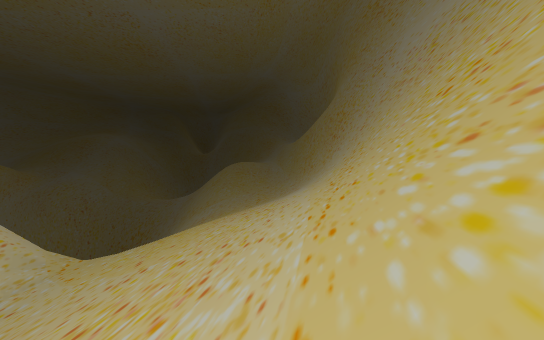
[1] (above)

24 first-person views from a walk through a Godot game level. The camera is 1.5 m above the floor, tilts 2° down and sees 90° across. The floor is counted in squares, 2 m on a side. Each view is taken from the middle of a square. On the plan, view 1 faces up. The plan holds only what a view shows up to about 10 squares ahead; the rest is blank. The place goes on beyond the plan.

[2]
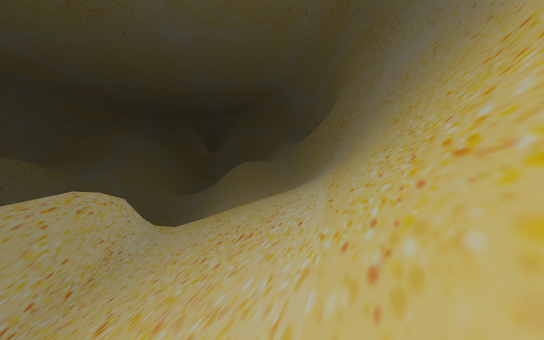

[3]
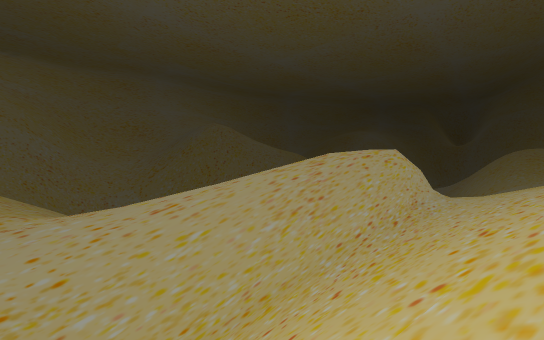

[4]
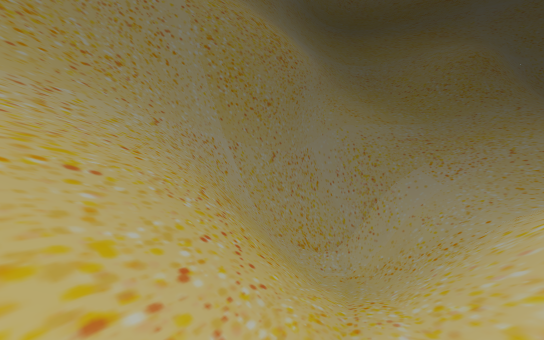

[5]
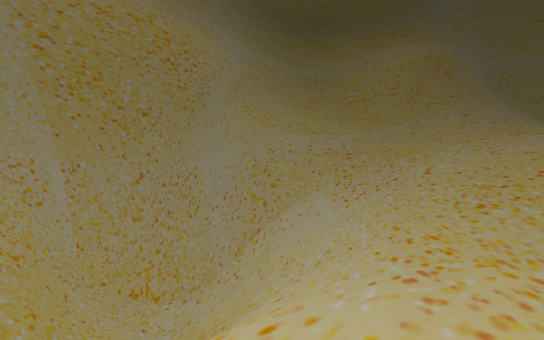

[6]
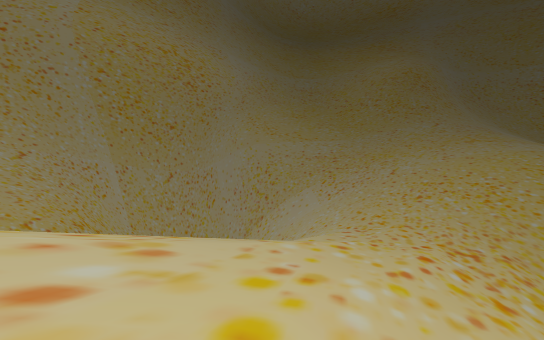

[7]
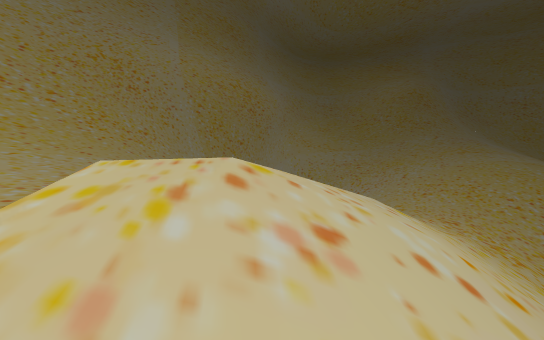

[8]
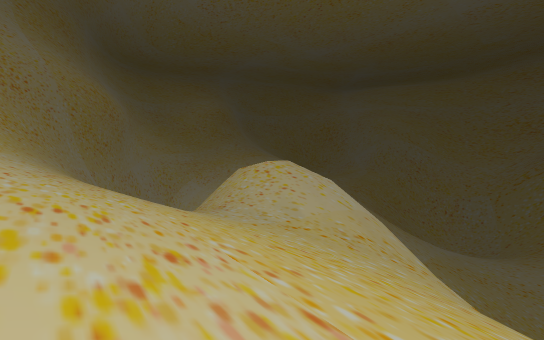

[9]
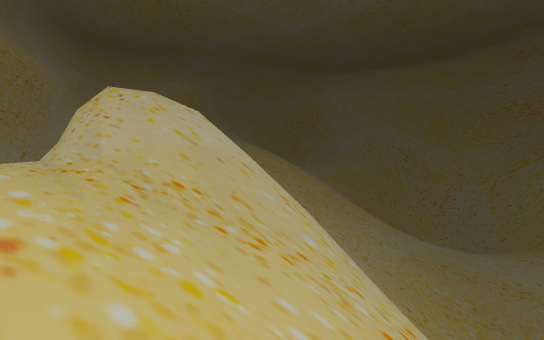

[10]
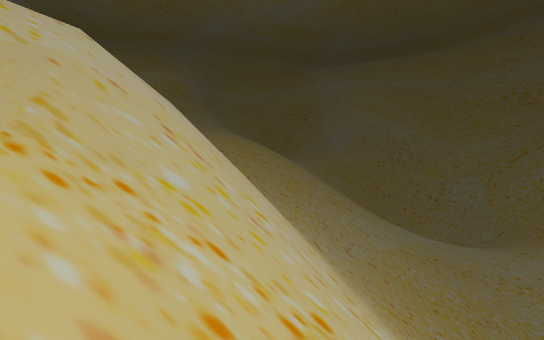

[11]
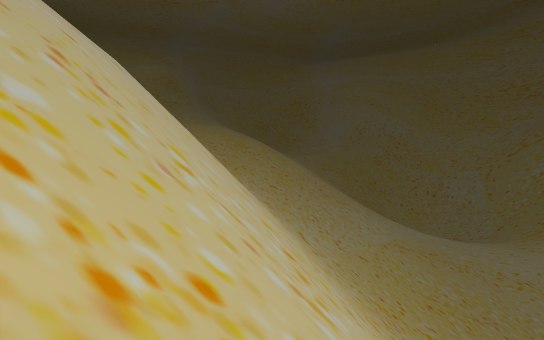

[12]
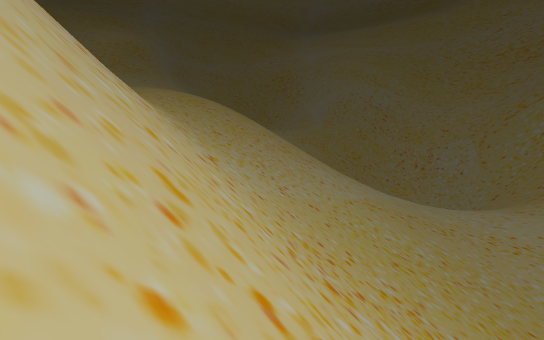

[13]
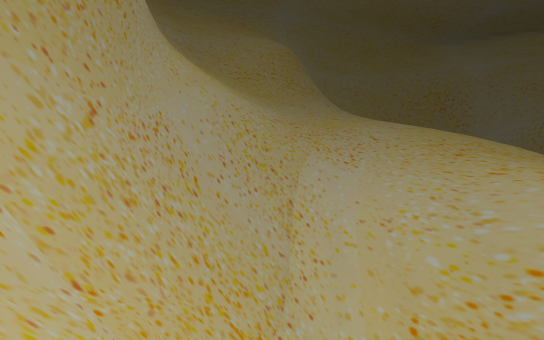

[14]
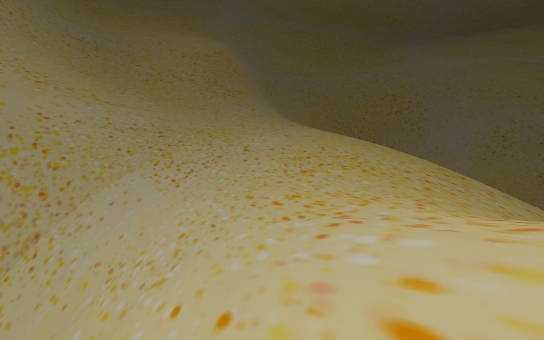

[15]
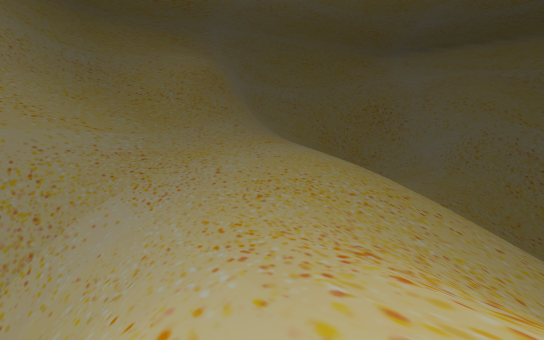

[16]
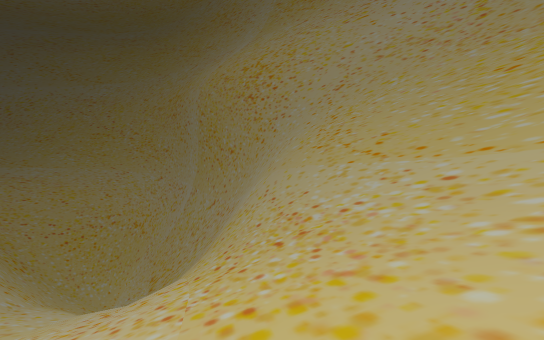

[17]
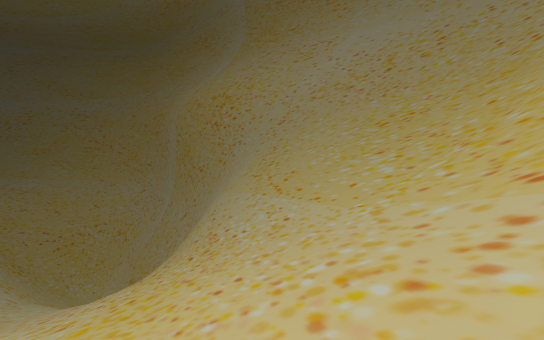

[18]
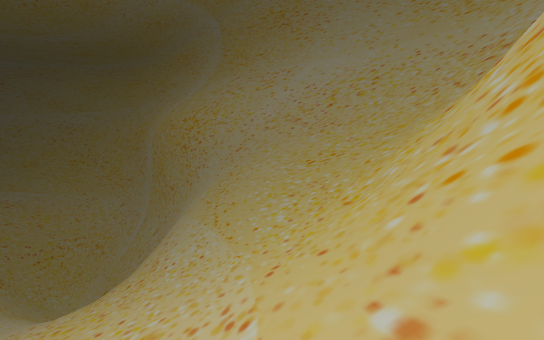

[19]
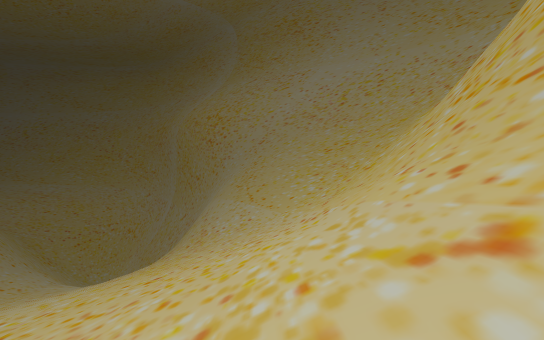

[20]
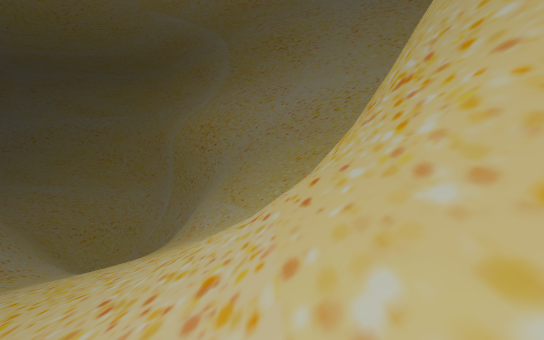

[21]
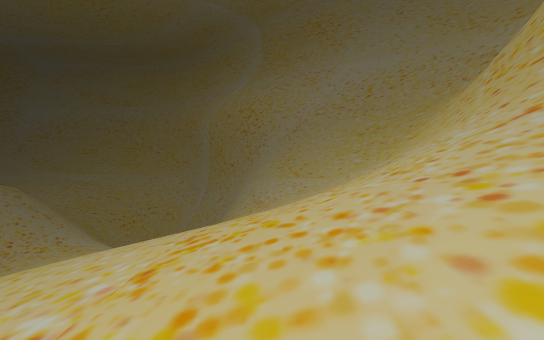

[22]
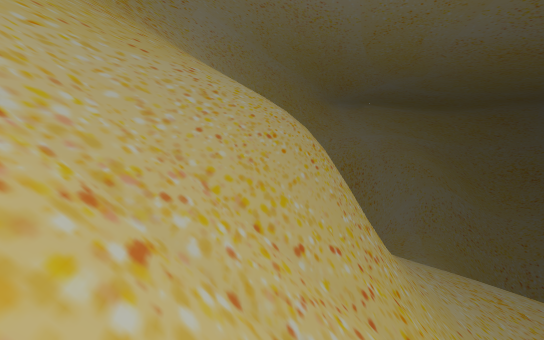

[23]
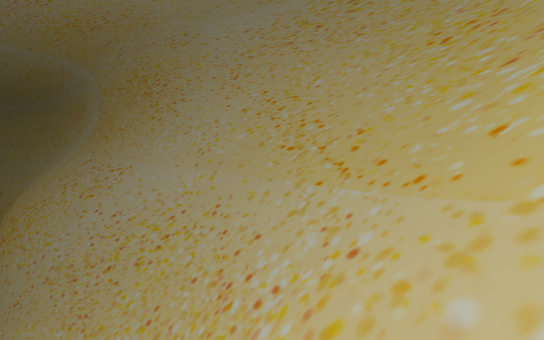

[24]
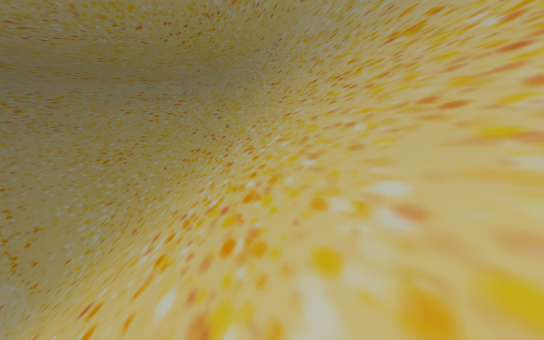

### Floor plan
Key: @ floor where view 1 was taken; # wall or solid block; x gap in a wall; . main floor; : floor 1.5 m higher than the main floor; - floor 1.75 m lower than the main floor; + floor 3.25 m higher than the main floor; * floor 4.75 m higher than the main floor; _ floor 6.5 m lower than the main floor; / step, stairs or slope; = window, fence, low wall or low ledge; v drop or lower ground.
Columns run from 26 left of view 1 to 3 right of it. Each row starts with its distance up from view 1.
 12  ////         /   //////  /
 11  ///////   //== ///////////
 10   ///////////##v/////////////#
  9    /////////==###v///////////#
  8     ////////####v////.///////#
  7      ///////#=#vv///#.://////#
  6       ///////=v  ///=:://////#
  5        ///////  ///*#.//////##
  4         ///    ///*/#.//////##
  3          //   ////+/=.//////#
  2              ///////////////#
  1             ///////=////////#
  0            ////////=//////@##
 -1    ////////////:///////////##
 -2    //////////.////////////##
 -3    ////////-/..///////////#
 -4    //////-/-..///=////////#
 -5     /////-/-.////////////##
 -6      ////..---//////////##
 -7       ////..//////_/====#
 -8       ////../////////####
 -9        /////////////###
-10      //////////////##
-11     /////////////###
-12    *////////////##
-13   **///////////##vv#
-14  /**///////////xvv##
-15 //*////////////=v##
-16  ////////////////#
-17  ///////////////##
-18 ////////////////#
-19  ####=/////////##
-20   #####=///////#
-21     vv###/////##
-22    v/vvv#/////##
-23    /////=/////##
-24    //////////###
-25     /////////=v#
-26    //////////###
-27    ///////////##
-28    ///////////#
-29    ##////////##
-30     ####////###
-31        ######

Where each view was taken, in squares from view 1:
view 1: 0 up, 0 right, facing up
view 2: 4 down, 1 left, facing up
view 3: 5 down, 3 left, facing up-left
view 4: 1 up, 6 left, facing down
view 5: 1 down, 11 left, facing down
view 6: 2 up, 11 left, facing down
view 7: 7 up, 8 left, facing down
view 8: 12 up, 0 right, facing down-left
view 9: 12 up, 5 left, facing down-left
view 10: 12 up, 7 left, facing down-left
view 11: 12 up, 8 left, facing down-left
view 12: 12 up, 12 left, facing down-left
view 13: 6 down, 5 left, facing down-left
view 14: 3 down, 10 left, facing down-left
view 15: 1 down, 10 left, facing down-left
view 16: 14 down, 19 left, facing right
view 17: 16 down, 21 left, facing right
view 18: 18 down, 22 left, facing right
view 19: 17 down, 24 left, facing right
view 20: 18 down, 26 left, facing right
view 21: 15 down, 26 left, facing right
view 22: 23 down, 13 left, facing left
view 23: 25 down, 18 left, facing right
view 24: 26 down, 23 left, facing down-right
